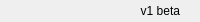
              <widget class="QFrame" name="bottomBar">
               <property name="minimumSize">
                <size>
                 <width>0</width>
                 <height>22</height>
                </size>
               </property>
               <property name="maximumSize">
                <size>
                 <width>16777215</width>
                 <height>22</height>
                </size>
               </property>
               <property name="frameShape">
                <enum>QFrame::NoFrame</enum>
               </property>
               <property name="frameShadow">
                <enum>QFrame::Raised</enum>
               </property>
               <layout class="QHBoxLayout" name="horizontalLayout_5">
                <property name="spacing">
                 <number>0</number>
                </property>
                <property name="leftMargin">
                 <number>0</number>
                </property>
                <property name="topMargin">
                 <number>0</number>
                </property>
                <property name="rightMargin">
                 <number>0</number>
                </property>
                <property name="bottomMargin">
                 <number>0</number>
                </property>
                <item>
                 <widget class="QLabel" name="creditsLabel">
                  <property name="maximumSize">
                   <size>
                    <width>16777215</width>
                    <height>16</height>
                   </size>
                  </property>
                  <property name="font">
                   <font>
                    <family>Segoe UI</family>
                    <pointsize>-1</pointsize>
                    <italic>false</italic>
                    <bold>false</bold>
                   </font>
                  </property>
                  <property name="text">
                   <string/>
                  </property>
                  <property name="alignment">
                   <set>Qt::AlignLeading|Qt::AlignLeft|Qt::AlignVCenter</set>
                  </property>
                 </widget>
                </item>
                <item>
                 <widget class="QLabel" name="version">
                  <property name="text">
                   <string>v1 beta</string>
                  </property>
                  <property name="alignment">
                   <set>Qt::AlignRight|Qt::AlignTrailing|Qt::AlignVCenter</set>
                  </property>
                 </widget>
                </item>
                <item>
                 <widget class="QFrame" name="frame_size_grip">
                  <property name="minimumSize">
                   <size>
                    <width>20</width>
                    <height>0</height>
                   </size>
                  </property>
                  <property name="maximumSize">
                   <size>
                    <width>20</width>
                    <height>16777215</height>
                   </size>
                  </property>
                  <property name="frameShape">
                   <enum>QFrame::NoFrame</enum>
                  </property>
                  <property name="frameShadow">
                   <enum>QFrame::Raised</enum>
                  </property>
                 </widget>
                </item>
               </layout>
              </widget>
